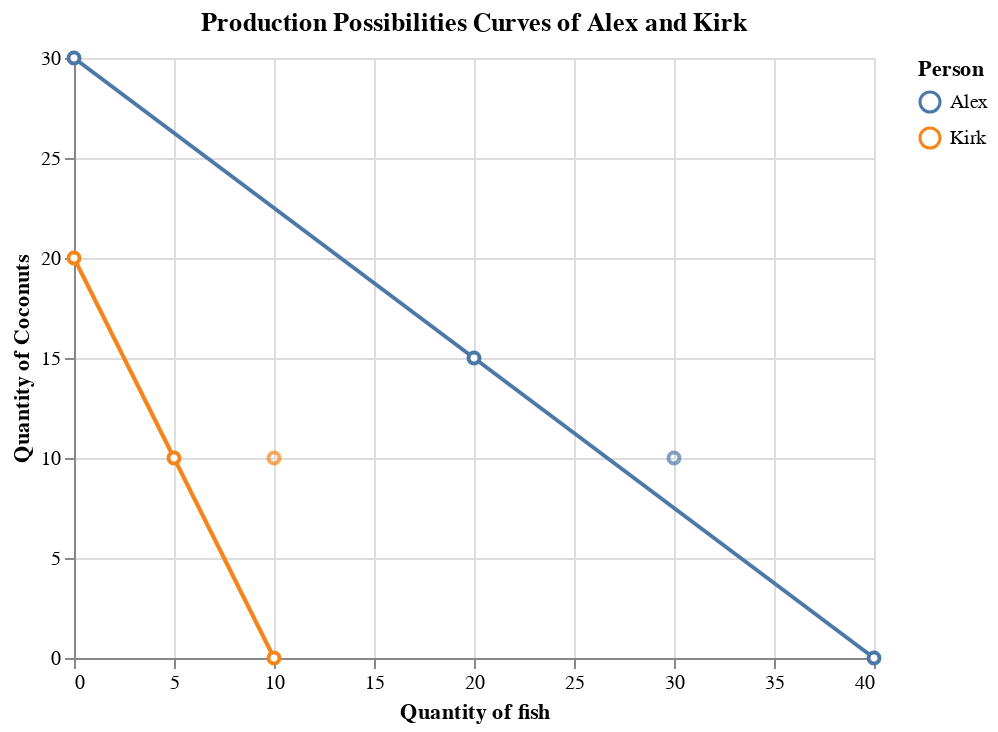

The notebook cell this image was saved under:
### Markdown cell above
```{note}
Now let's add **trade** and **specialization** to the case!
```


Trade
: In a market economy, individuals engage in trade.
: They provide goods and services to others and receive goods and services in return.<br><br>

Specialization
: This increase in output is due to specialization each person specializes in the task that he or she is good at performing.<br><br>


> Let's assume that Alex need 28 fish and 9 coconuts a day and Kirk needs 6 fish and 8 coconuts a day in a primitive village.<br>
> Also, they can trade with each other and specialize in one task:
> - Alex specializes in fish since he has a comparative advantage in fish;
> - Kirk specializes in coconut since he has a comparative advantage in coconut.
>
> Alex trades 10 fish with Kirk for 10 coconuts (1 fish for 1 coconut).

|   |   |Without trade<br>Production|<br>Consumption|With trade<br>Production|<br>Consumption|Gains from trade|
|---|---|---|---|---|---|---|
|**Alex**|Fish|28|28|40|30|+2|
|    |Coconuts|9|9|0|10|+1|
|**Kirk**|Fish|6|6|0|10|+4|
|   |Coconuts|8|8|20|10|+2|


```{admonition} Conclusion
Gains from trade
: People can get more of what they want through trade than they could if they tried to be self-sufficient.<br>

Terms of trade
: The rate at which one good can be exchange for another.
: In the example above, 1 fish for 1 coconut.<br><br>

**Mutually beneficial terms of trade** for a good fall between the producer's opportunity cost for the good and the buyer's opportunity cost for the good.


|   |Without trade<br>Alex's opportunity cost|<br>Kirk's opportunity cost|With trade<br>Alex's opportunity cost|<br>Kirk's opportunity cost|
|---|---|---|---|---|
|1 fish|3/4 coconut|2 coconuts|   |1 coconut|
|1 coconut|4/3 fish|1/2 fish|1 fish|   |


Trade can benefit everyone in a society because it allows people to specialize in activities in which they have a comparative advantage.
```

> Now, Alex and Kirk can achieve points outside the PPC. (see the figure below)

### Code cell
df_ca_trade = pd.DataFrame(data={'person': ['Alex', 'Kirk'], 'fish': [30, 10], 'coconut': [10, 10]})
fig_alex_trade = alt.Chart(df_ca_trade).mark_point().encode(
    alt.X('fish', title='Quantity of fish'),
    alt.Y('coconut', title='Quantity of Coconuts'),
    alt.Color('person', title='Person')
).properties(title='Production Possibilities Curves of Alex and Kirk')

fig_alex + fig_alex_trade

### Figure 1 — Vega-Lite specification as saved in the notebook (floating-point values rounded to 4 significant figures)
{"config": {"view": {"continuousWidth": 400, "continuousHeight": 300}}, "layer": [{"data": {"name": "data-4b1966ec985e4130a8c314e6d9b09158"}, "mark": {"type": "line", "point": {"fill": "white", "filled": false}}, "encoding": {"color": {"type": "nominal", "field": "person", "title": "Person"}, "x": {"type": "quantitative", "field": "fish", "title": "Quantity of fish"}, "y": {"type": "quantitative", "field": "coconut", "title": "Quantity of Coconuts"}}, "title": "Production Possibilities Curves of Alex and Kirk"}, {"data": {"name": "data-a2fbcd7eb3550370c8bf4af15eee3597"}, "mark": "point", "encoding": {"color": {"type": "nominal", "field": "person", "title": "Person"}, "x": {"type": "quantitative", "field": "fish", "title": "Quantity of fish"}, "y": {"type": "quantitative", "field": "coconut", "title": "Quantity of Coconuts"}}, "title": "Production Possibilities Curves of Alex and Kirk"}], "$schema": "https://vega.github.io/schema/vega-lite/v4.8.1.json", "datasets": {"data-4b1966ec985e4130a8c314e6d9b09158": [{"person": "Alex", "fish": 40, "coconut": 0}, {"person": "Alex", "fish": 20, "coconut": 15}, {"person": "Alex", "fish": 0, "coconut": 30}, {"person": "Kirk", "fish": 10, "coconut": 0}, {"person": "Kirk", "fish": 5, "coconut": 10}, {"person": "Kirk", "fish": 0, "coconut": 20}], "data-a2fbcd7eb3550370c8bf4af15eee3597": [{"person": "Alex", "fish": 30, "coconut": 10}, {"person": "Kirk", "fish": 10, "coconut": 10}]}}
